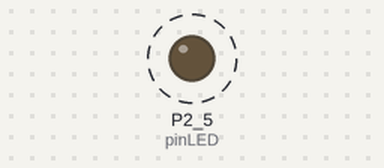
Bench run of a sketch on a simulated TI MSP430 LaunchPad. Parts: output pins drawn as LEDs (lit = HIGH). Dashed ring = blinking. No radio packets arrive unless stated.

Above: at 0.5 s.
Timing chart, 0 to 3.0 s (numbered marks = the images above):
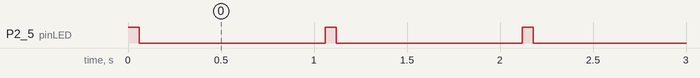

Measured:
- by itself, P2_5 (pinLED): alternates HIGH for 0.06 s and LOW for 1.0 s

The sketch:

VirtualWire_TX.ino
```cpp
#include "VirtualWire.h"

const int pinLED = 13;
const int pinTX = 12;

unsigned char sequenceNum = 0x00;
String messageTypes[9] = {"ACCL", "GYRO", "MAGN", "BARO", "LATI", "LONG", "ALTI", "VSTA", "LSTA"};

void setup()
{
  // Initialise the IO and ISR
  pinMode(pinLED, OUTPUT);

  vw_set_tx_pin(pinTX);
  vw_setup(2000);	 // Bits per sec
}

byte count = 1;

void loop()
{
  String message;
  char buffer[25];

  message = String(sequenceNum, DEC) + ' ' + messageTypes[sequenceNum%9] + ':' + "8888";
  message.toCharArray(buffer, 25);

  digitalWrite(pinLED, HIGH); // Flash a light to show transmitting
  vw_send((uint8_t *)buffer, message.length());
  vw_wait_tx(); // Wait until the whole message is gone
  digitalWrite(pinLED, LOW);

  sequenceNum ++;

  delay(1000);
}
```
